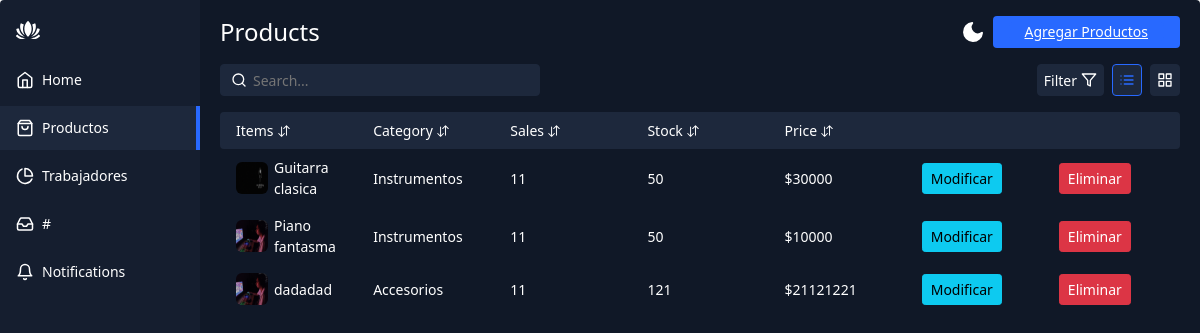
The page /lista-productos/ on the database as committed earlier.
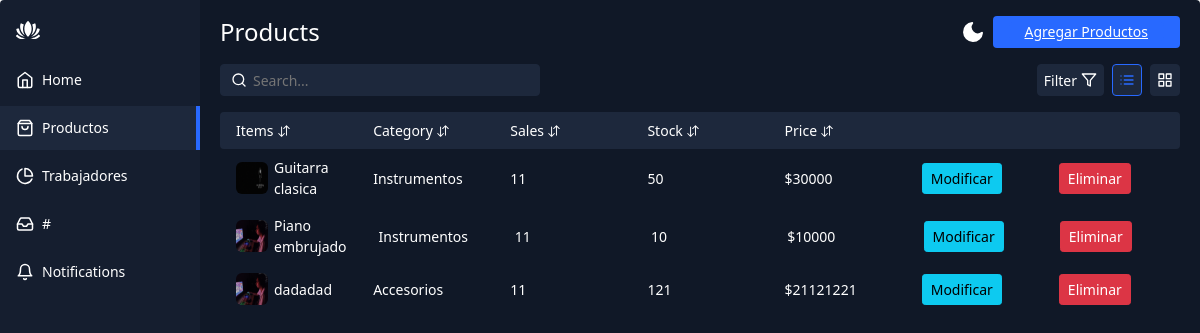
The same page on the database as committed later.
### guitar/models.py (models this page shows, shortened)
class Producto(models.Model):
    nombre = models.CharField(max_length=45)
    categoria = models.ForeignKey(Categoria, on_delete=models.CASCADE)
    precio = models.IntegerField()
    stock = models.IntegerField()
    imagen = models.ImageField(upload_to="productos",null=True)

class Categoria(models.Model):
    categoria = models.CharField(max_length=30)
    def __str__(self):
        return self.categoria

### guitar/views.py (the view)
# urls.py: path('lista-productos/',views.listaProductos,name="listaProductos"),
def listaProductos(request):
    productos = Producto.objects.all()
    context = {'productos':productos}
    return render(request, 'guitar/vistaAdmin/listaProductos.html', context)

### guitar/context_processor.py (called while the page is built)
def total_carrito(request):
    total = 0
    if request.user.is_authenticated or not request.user.is_authenticated:
        if "carrito" in request.session.keys():
            for key, value in request.session["carrito"].items():
                total += int(value["acumulado"])
    return {"total_carrito": total}

### guitar/templates/guitar/vistaAdmin/listaProductos.html (shortened to what this page needs)
<!DOCTYPE html>
<html lang="en" >
<head>
    {% load static %}
  <link rel="stylesheet" href="https://cdnjs.cloudflare.com/ajax/libs/normalize/5.0.0/normalize.min.css">
    <link rel="stylesheet" href="{% static 'css/styleHomeAdmin.css' %}">
    <link href="https://cdn.jsdelivr.net/npm/bootstrap@5.0.2/dist/css/bootstrap.min.css" rel="stylesheet">
</head>
<body>
<div class="app-container">
  <div class="sidebar">
    <div class="sidebar-header">
      <div class="app-icon">
      </div>
    </div>
    <ul class="sidebar-list">
      <li class="sidebar-list-item">
        <a href="#">
          <svg xmlns="http://www.w3.org/2000/svg" width="18" height="18" viewBox="0 0 24 24" fill="none" stroke="currentColor" stroke-width="2" stroke-linecap="round" stroke-linejoin="round" class="feather feather-home"><path d="M3 9l9-7 9 7v11a2 2 0 0 1-2 2H5a2 2 0 0 1-2-2z"/><polyline points="9 22 9 12 15 12 15 22"/></svg>
          <span>Home</span>
        </a>
      </li>
      <li class="sidebar-list-item active">
        <a href="listaProductos">
          <span>Productos</span>
        </a>
      </li>
      <li class="sidebar-list-item">
        <a href="{% url 'listaTrabajadores' %}">
          <svg xmlns="http://www.w3.org/2000/svg" width="18" height="18" viewBox="0 0 24 24" fill="none" stroke="currentColor" stroke-width="2" stroke-linecap="round" stroke-linejoin="round" class="feather feather-pie-chart"><path d="M21.21 15.89A10 10 0 1 1 8 2.83"/><path d="M22 12A10 10 0 0 0 12 2v10z"/></svg>
          <span>Trabajadores</span>
        </a>
      </li>
      <li class="sidebar-list-item">
        <a href="#">
          <span>#</span>
        </a>
      </li>
      <li class="sidebar-list-item">
        <a href="#">
          <svg xmlns="http://www.w3.org/2000/svg" width="18" height="18" viewBox="0 0 24 24" fill="none" stroke="currentColor" stroke-width="2" stroke-linecap="round" stroke-linejoin="round" class="feather feather-bell"><path d="M18 8A6 6 0 0 0 6 8c0 7-3 9-3 9h18s-3-2-3-9"/><path d="M13.73 21a2 2 0 0 1-3.46 0"/></svg>
          <span>Notifications</span>
        </a>
      </li>
    </ul>
  </div>
  <div class="app-content">
    <div class="app-content-header">
      <h1 class="app-content-headerText">Products</h1>
      <button class="mode-switch" title="Switch Theme">
        <svg class="moon" fill="none" stroke="currentColor" stroke-linecap="round" stroke-linejoin="round" stroke-width="2" width="24" height="24" viewBox="0 0 24 24">
          <defs></defs>
          <path d="M21 12.79A9 9 0 1111.21 3 7 7 0 0021 12.79z"></path>
        </svg>
      </button>
      <button class="app-content-headerButton"><a href="{% url 'agregarProductos' %}" class="app-content-headerButton">Agregar Productos</a></button>
    </div>
    <div class="app-content-actions">
      <input class="search-bar" placeholder="Search..." type="text">
      <div class="app-content-actions-wrapper">
        <div class="filter-button-wrapper">
          <button class="action-button filter jsFilter"><span>Filter</span><svg xmlns="http://www.w3.org/2000/svg" width="16" height="16" viewBox="0 0 24 24" fill="none" stroke="currentColor" stroke-width="2" stroke-linecap="round" stroke-linejoin="round" class="feather feather-filter"><polygon points="22 3 2 3 10 12.46 10 19 14 21 14 12.46 22 3"/></svg></button>
        </div>
        <button class="action-button list active" title="List View">
        </button>
        <button class="action-button grid" title="Grid View">
        </button>
      </div>
    </div>
    <div class="products-area-wrapper tableView">
      <div class="products-header">
        <div class="product-cell image">
          Items
          <button class="sort-button">
          </button>
        </div>
        <div class="product-cell category">Category<button class="sort-button">
          </button></div>
        <div class="product-cell sales">Sales<button class="sort-button">
          </button></div>
        <div class="product-cell stock">Stock<button class="sort-button">
          </button></div>
        <div class="product-cell price">Price<button class="sort-button">
          </button></div>
        <div class="product-cell price"></div>
        <div class="product-cell price"></div>
      </div>
      {% for producto in productos %}
      <div class="products-row">
          <div class="product-cell image">
            {% if producto.imagen %}
                <img class="group list-group-image" src="{{ producto.imagen.url }}" alt="" />
            {% endif %}
            <span>{{producto.nombre}}</span>
          </div>
        <div class="product-cell category"><span class="cell-label">Category:</span>{{producto.categoria}}</div>
        <div class="product-cell sales"><span class="cell-label">Sales:</span>11</div>
        <div class="product-cell stock"><span class="cell-label">Stock:</span>{{producto.stock}}</div>
        <div class="product-cell price"><span class="cell-label">Price:</span>${{producto.precio}}</div>
        <div class="product-cell price"><span class="cell-label">Price:</span><a href="{% url 'modificarProducto' producto.id %}" class="btn btn-info btn-sm">Modificar</a></div>
        <div class="product-cell price"><span class="cell-label">Price:</span><a href="{% url 'eliminarProducto' producto.id %}" class="btn btn-danger btn-sm">Eliminar</a></div>
      </div>
      {% endfor %}
    </div>
  </div>
</div>
</body>
</html>

Rows that differ between the two databases and show on the page:
changed Producto: nombre "Piano fantasma" → "Piano embrujado"; stock "50" → "10"
